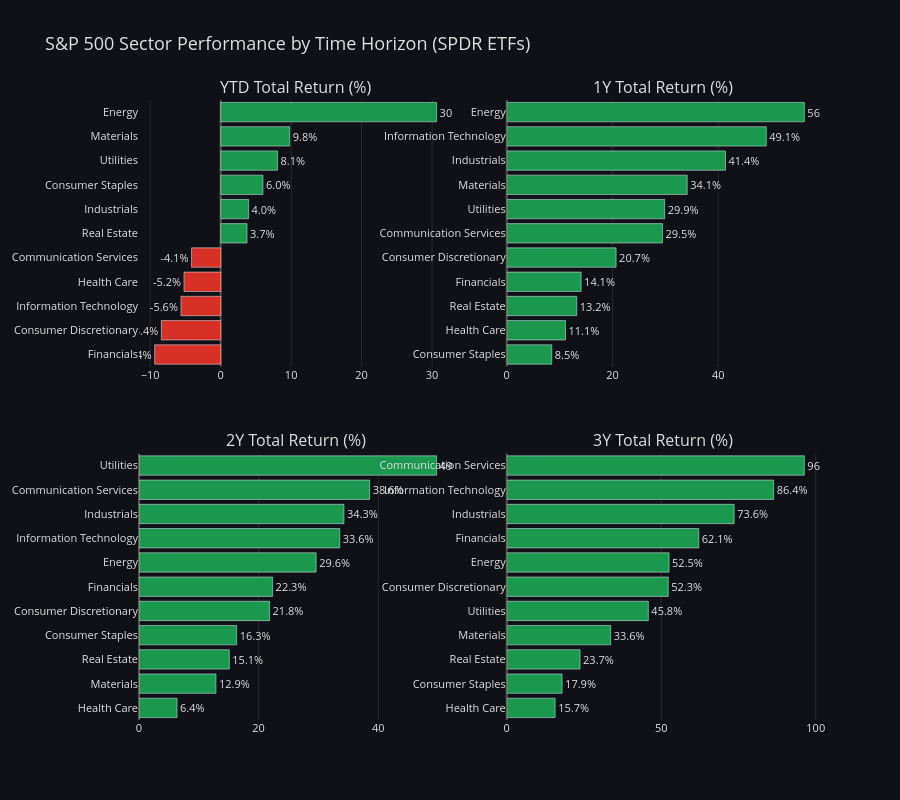

The notebook cell saved with this chart:
### Markdown cell above
## 4. Sector Performance Charts

### Code cell
# ── 4a. Bar chart: YTD / 1Y / 2Y / 3Y side-by-side ──────────────────────────

focus_horizons = ['YTD', '1Y', '2Y', '3Y']
df_plot = returns[focus_horizons].drop(index='S&P 500 (SPY)', errors='ignore').sort_values('YTD')

fig = make_subplots(
    rows=2, cols=2,
    subplot_titles=[f'{h} Total Return (%)' for h in focus_horizons],
    vertical_spacing=0.14,
    horizontal_spacing=0.08
)

color_scale = px.colors.diverging.RdYlGn

for i, horizon in enumerate(focus_horizons):
    row, col = divmod(i, 2)
    sorted_df = df_plot[horizon].sort_values()
    colors = ['#d73027' if v < 0 else '#1a9850' for v in sorted_df]
    fig.add_trace(
        go.Bar(
            x=sorted_df.values,
            y=sorted_df.index,
            orientation='h',
            marker_color=colors,
            text=[f'{v:.1f}%' for v in sorted_df],
            textposition='outside',
            showlegend=False,
            name=horizon
        ),
        row=row+1, col=col+1
    )

fig.update_layout(
    title=dict(text='S&P 500 Sector Performance by Time Horizon (SPDR ETFs)', font=dict(size=18)),
    height=800,
    paper_bgcolor='#0f1117',
    plot_bgcolor='#0f1117',
    font=dict(color='#e0e0e0', size=11),
)
fig.update_xaxes(showgrid=True, gridcolor='#2a2a2a', zerolinecolor='#555')
fig.update_yaxes(showgrid=False)
fig.show()

### Figure 1 — Plotly figure (JSON) as saved in the notebook; plotly's stock layout.template omitted (floating-point values rounded to 4 significant figures)
{"data": [{"marker": {"color": ["#d73027", "#d73027", "#d73027", "#d73027", "#d73027", "#1a9850", "#1a9850", "#1a9850", "#1a9850", "#1a9850", "#1a9850"]}, "name": "YTD", "orientation": "h", "showlegend": false, "text": ["-9.4%", "-8.4%", "-5.6%", "-5.2%", "-4.1%", "3.7%", "4.0%", "6.0%", "8.1%", "9.8%", "30.6%"], "textposition": "outside", "type": "bar", "x": [-9.37, -8.43, -5.64, -5.21, -4.14, 3.74, 3.96, 6.0, 8.07, 9.79, 30.64], "xaxis": "x", "y": ["Financials", "Consumer Discretionary", "Information Technology", "Health Care", "Communication Services", "Real Estate", "Industrials", "Consumer Staples", "Utilities", "Materials", "Energy"], "yaxis": "y"}, {"marker": {"color": ["#1a9850", "#1a9850", "#1a9850", "#1a9850", "#1a9850", "#1a9850", "#1a9850", "#1a9850", "#1a9850", "#1a9850", "#1a9850"]}, "name": "1Y", "orientation": "h", "showlegend": false, "text": ["8.5%", "11.1%", "13.2%", "14.1%", "20.7%", "29.5%", "29.9%", "34.1%", "41.4%", "49.1%", "56.3%"], "textposition": "outside", "type": "bar", "x": [8.52, 11.12, 13.25, 14.07, 20.69, 29.46, 29.88, 34.14, 41.39, 49.1, 56.3], "xaxis": "x2", "y": ["Consumer Staples", "Health Care", "Real Estate", "Financials", "Consumer Discretionary", "Communication Services", "Utilities", "Materials", "Industrials", "Information Technology", "Energy"], "yaxis": "y2"}, {"marker": {"color": ["#1a9850", "#1a9850", "#1a9850", "#1a9850", "#1a9850", "#1a9850", "#1a9850", "#1a9850", "#1a9850", "#1a9850", "#1a9850"]}, "name": "2Y", "orientation": "h", "showlegend": false, "text": ["6.4%", "12.9%", "15.1%", "16.3%", "21.8%", "22.3%", "29.6%", "33.6%", "34.3%", "38.6%", "49.8%"], "textposition": "outside", "type": "bar", "x": [6.36, 12.87, 15.1, 16.33, 21.83, 22.34, 29.62, 33.57, 34.27, 38.57, 49.76], "xaxis": "x3", "y": ["Health Care", "Materials", "Real Estate", "Consumer Staples", "Consumer Discretionary", "Financials", "Energy", "Information Technology", "Industrials", "Communication Services", "Utilities"], "yaxis": "y3"}, {"marker": {"color": ["#1a9850", "#1a9850", "#1a9850", "#1a9850", "#1a9850", "#1a9850", "#1a9850", "#1a9850", "#1a9850", "#1a9850", "#1a9850"]}, "name": "3Y", "orientation": "h", "showlegend": false, "text": ["15.7%", "17.9%", "23.7%", "33.6%", "45.8%", "52.3%", "52.5%", "62.1%", "73.6%", "86.4%", "96.3%"], "textposition": "outside", "type": "bar", "x": [15.66, 17.91, 23.72, 33.64, 45.82, 52.27, 52.53, 62.15, 73.59, 86.37, 96.3], "xaxis": "x4", "y": ["Health Care", "Consumer Staples", "Real Estate", "Materials", "Utilities", "Consumer Discretionary", "Energy", "Financials", "Industrials", "Information Technology", "Communication Services"], "yaxis": "y4"}], "layout": {"annotations": [{"font": {"size": 16}, "showarrow": false, "text": "YTD Total Return (%)", "x": 0.23, "xanchor": "center", "xref": "paper", "y": 1, "yanchor": "bottom", "yref": "paper"}, {"font": {"size": 16}, "showarrow": false, "text": "1Y Total Return (%)", "x": 0.77, "xanchor": "center", "xref": "paper", "y": 1, "yanchor": "bottom", "yref": "paper"}, {"font": {"size": 16}, "showarrow": false, "text": "2Y Total Return (%)", "x": 0.23, "xanchor": "center", "xref": "paper", "y": 0.43, "yanchor": "bottom", "yref": "paper"}, {"font": {"size": 16}, "showarrow": false, "text": "3Y Total Return (%)", "x": 0.77, "xanchor": "center", "xref": "paper", "y": 0.43, "yanchor": "bottom", "yref": "paper"}], "font": {"color": "#e0e0e0", "size": 11}, "height": 800, "paper_bgcolor": "#0f1117", "plot_bgcolor": "#0f1117", "title": {"font": {"size": 18}, "text": "S&P 500 Sector Performance by Time Horizon (SPDR ETFs)"}, "xaxis": {"anchor": "y", "domain": [0, 0.46], "gridcolor": "#2a2a2a", "showgrid": true, "zerolinecolor": "#555"}, "xaxis2": {"anchor": "y2", "domain": [0.54, 1], "gridcolor": "#2a2a2a", "showgrid": true, "zerolinecolor": "#555"}, "xaxis3": {"anchor": "y3", "domain": [0, 0.46], "gridcolor": "#2a2a2a", "showgrid": true, "zerolinecolor": "#555"}, "xaxis4": {"anchor": "y4", "domain": [0.54, 1], "gridcolor": "#2a2a2a", "showgrid": true, "zerolinecolor": "#555"}, "yaxis": {"anchor": "x", "domain": [0.57, 1], "showgrid": false}, "yaxis2": {"anchor": "x2", "domain": [0.57, 1], "showgrid": false}, "yaxis3": {"anchor": "x3", "domain": [0, 0.43], "showgrid": false}, "yaxis4": {"anchor": "x4", "domain": [0, 0.43], "showgrid": false}}}
